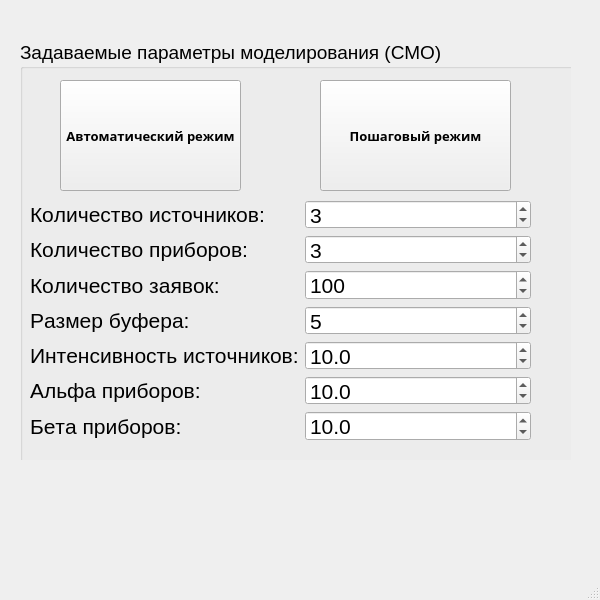
<?xml version="1.0" encoding="UTF-8"?>
<ui version="4.0">
 <class>MainWindow</class>
 <widget class="QMainWindow" name="MainWindow">
  <property name="windowModality">
   <enum>Qt::NonModal</enum>
  </property>
  <property name="geometry">
   <rect>
    <x>0</x>
    <y>0</y>
    <width>600</width>
    <height>600</height>
   </rect>
  </property>
  <property name="minimumSize">
   <size>
    <width>600</width>
    <height>600</height>
   </size>
  </property>
  <property name="maximumSize">
   <size>
    <width>600</width>
    <height>537</height>
   </size>
  </property>
  <property name="windowTitle">
   <string>MainWindow</string>
  </property>
  <property name="autoFillBackground">
   <bool>false</bool>
  </property>
  <property name="toolButtonStyle">
   <enum>Qt::ToolButtonFollowStyle</enum>
  </property>
  <property name="documentMode">
   <bool>false</bool>
  </property>
  <widget class="QWidget" name="centralwidget">
   <widget class="QSplitter" name="splitter">
    <property name="geometry">
     <rect>
      <x>20</x>
      <y>40</y>
      <width>551</width>
      <height>420</height>
     </rect>
    </property>
    <property name="minimumSize">
     <size>
      <width>0</width>
      <height>420</height>
     </size>
    </property>
    <property name="orientation">
     <enum>Qt::Vertical</enum>
    </property>
    <widget class="QGroupBox" name="groupBox">
     <property name="enabled">
      <bool>true</bool>
     </property>
     <property name="sizePolicy">
      <sizepolicy hsizetype="Maximum" vsizetype="Maximum">
       <horstretch>0</horstretch>
       <verstretch>0</verstretch>
      </sizepolicy>
     </property>
     <property name="minimumSize">
      <size>
       <width>600</width>
       <height>600</height>
      </size>
     </property>
     <property name="maximumSize">
      <size>
       <width>16777215</width>
       <height>360</height>
      </size>
     </property>
     <property name="font">
      <font>
       <family>Arial</family>
       <pointsize>14</pointsize>
      </font>
     </property>
     <property name="title">
      <string>Задаваемые параметры моделирования (СМО)</string>
     </property>
     <widget class="QWidget" name="layoutWidget">
      <property name="geometry">
       <rect>
        <x>10</x>
        <y>160</y>
        <width>501</width>
        <height>241</height>
       </rect>
      </property>
      <layout class="QFormLayout" name="formLayout">
       <item row="0" column="0">
        <widget class="QLabel" name="lbl_COSources">
         <property name="font">
          <font>
           <family>Arial</family>
           <pointsize>16</pointsize>
           <weight>50</weight>
           <italic>false</italic>
           <bold>false</bold>
           <underline>false</underline>
           <stylestrategy>PreferAntialias</stylestrategy>
           <kerning>false</kerning>
          </font>
         </property>
         <property name="styleSheet">
          <string notr="true"/>
         </property>
         <property name="text">
          <string>Количество источников:</string>
         </property>
        </widget>
       </item>
       <item row="0" column="1">
        <widget class="QSpinBox" name="spin_COSources">
         <property name="font">
          <font>
           <family>Arial</family>
           <pointsize>16</pointsize>
           <weight>50</weight>
           <bold>false</bold>
           <stylestrategy>PreferDefault</stylestrategy>
          </font>
         </property>
         <property name="styleSheet">
          <string notr="true"/>
         </property>
         <property name="buttonSymbols">
          <enum>QAbstractSpinBox::UpDownArrows</enum>
         </property>
         <property name="accelerated">
          <bool>false</bool>
         </property>
         <property name="showGroupSeparator" stdset="0">
          <bool>false</bool>
         </property>
         <property name="minimum">
          <number>1</number>
         </property>
         <property name="value">
          <number>3</number>
         </property>
        </widget>
       </item>
       <item row="1" column="0">
        <widget class="QLabel" name="lbl_CODevice">
         <property name="font">
          <font>
           <family>Arial</family>
           <pointsize>16</pointsize>
           <weight>50</weight>
           <italic>false</italic>
           <bold>false</bold>
           <underline>false</underline>
           <stylestrategy>PreferAntialias</stylestrategy>
           <kerning>false</kerning>
          </font>
         </property>
         <property name="styleSheet">
          <string notr="true"/>
         </property>
         <property name="text">
          <string>Количество приборов:</string>
         </property>
        </widget>
       </item>
       <item row="1" column="1">
        <widget class="QSpinBox" name="spin_CODevice">
         <property name="font">
          <font>
           <family>Arial</family>
           <pointsize>16</pointsize>
           <weight>50</weight>
           <bold>false</bold>
          </font>
         </property>
         <property name="styleSheet">
          <string notr="true"/>
         </property>
         <property name="minimum">
          <number>1</number>
         </property>
         <property name="value">
          <number>3</number>
         </property>
        </widget>
       </item>
       <item row="2" column="0">
        <widget class="QLabel" name="lbl_CORequests">
         <property name="font">
          <font>
           <family>Arial</family>
           <pointsize>16</pointsize>
           <weight>50</weight>
           <italic>false</italic>
           <bold>false</bold>
           <underline>false</underline>
           <stylestrategy>PreferAntialias</stylestrategy>
           <kerning>false</kerning>
          </font>
         </property>
         <property name="styleSheet">
          <string notr="true"/>
         </property>
         <property name="text">
          <string>Количество заявок:</string>
         </property>
        </widget>
       </item>
       <item row="2" column="1">
        <widget class="QSpinBox" name="spin_CORequests">
         <property name="font">
          <font>
           <family>Arial</family>
           <pointsize>16</pointsize>
           <weight>50</weight>
           <bold>false</bold>
          </font>
         </property>
         <property name="styleSheet">
          <string notr="true"/>
         </property>
         <property name="minimum">
          <number>1</number>
         </property>
         <property name="maximum">
          <number>1000000</number>
         </property>
         <property name="value">
          <number>100</number>
         </property>
        </widget>
       </item>
       <item row="3" column="0">
        <widget class="QLabel" name="lbl_BSize">
         <property name="font">
          <font>
           <family>Arial</family>
           <pointsize>16</pointsize>
           <weight>50</weight>
           <italic>false</italic>
           <bold>false</bold>
           <underline>false</underline>
           <stylestrategy>PreferAntialias</stylestrategy>
           <kerning>false</kerning>
          </font>
         </property>
         <property name="styleSheet">
          <string notr="true"/>
         </property>
         <property name="text">
          <string>Размер буфера:</string>
         </property>
        </widget>
       </item>
       <item row="3" column="1">
        <widget class="QSpinBox" name="spin_BSize">
         <property name="font">
          <font>
           <family>Arial</family>
           <pointsize>16</pointsize>
           <weight>50</weight>
           <bold>false</bold>
          </font>
         </property>
         <property name="styleSheet">
          <string notr="true"/>
         </property>
         <property name="minimum">
          <number>1</number>
         </property>
         <property name="value">
          <number>5</number>
         </property>
        </widget>
       </item>
       <item row="4" column="0">
        <widget class="QLabel" name="lbl_lam_source">
         <property name="font">
          <font>
           <family>Arial</family>
           <pointsize>16</pointsize>
           <weight>50</weight>
           <italic>false</italic>
           <bold>false</bold>
           <underline>false</underline>
           <stylestrategy>PreferAntialias</stylestrategy>
           <kerning>false</kerning>
          </font>
         </property>
         <property name="styleSheet">
          <string notr="true"/>
         </property>
         <property name="text">
          <string>Интенсивность источников:</string>
         </property>
        </widget>
       </item>
       <item row="4" column="1">
        <widget class="QDoubleSpinBox" name="spin_lam_source">
         <property name="font">
          <font>
           <family>Arial</family>
           <pointsize>16</pointsize>
           <weight>50</weight>
           <bold>false</bold>
          </font>
         </property>
         <property name="styleSheet">
          <string notr="true"/>
         </property>
         <property name="decimals">
          <number>1</number>
         </property>
         <property name="singleStep">
          <double>0.100000000000000</double>
         </property>
         <property name="stepType">
          <enum>QAbstractSpinBox::DefaultStepType</enum>
         </property>
         <property name="value">
          <double>10.000000000000000</double>
         </property>
        </widget>
       </item>
       <item row="5" column="0">
        <widget class="QLabel" name="lbl_alpha_device">
         <property name="font">
          <font>
           <family>Arial</family>
           <pointsize>16</pointsize>
           <weight>50</weight>
           <italic>false</italic>
           <bold>false</bold>
           <underline>false</underline>
           <stylestrategy>PreferAntialias</stylestrategy>
           <kerning>false</kerning>
          </font>
         </property>
         <property name="styleSheet">
          <string notr="true"/>
         </property>
         <property name="text">
          <string>Альфа приборов:</string>
         </property>
        </widget>
       </item>
       <item row="5" column="1">
        <widget class="QDoubleSpinBox" name="spin_alpha_device">
         <property name="font">
          <font>
           <family>Arial</family>
           <pointsize>16</pointsize>
           <weight>50</weight>
           <bold>false</bold>
          </font>
         </property>
         <property name="styleSheet">
          <string notr="true"/>
         </property>
         <property name="decimals">
          <number>1</number>
         </property>
         <property name="singleStep">
          <double>0.100000000000000</double>
         </property>
         <property name="stepType">
          <enum>QAbstractSpinBox::DefaultStepType</enum>
         </property>
         <property name="value">
          <double>10.000000000000000</double>
         </property>
        </widget>
       </item>
       <item row="6" column="1">
        <widget class="QDoubleSpinBox" name="spin_beta_device">
         <property name="font">
          <font>
           <family>Arial</family>
           <pointsize>16</pointsize>
           <weight>50</weight>
           <bold>false</bold>
          </font>
         </property>
         <property name="styleSheet">
          <string notr="true"/>
         </property>
         <property name="decimals">
          <number>1</number>
         </property>
         <property name="singleStep">
          <double>0.100000000000000</double>
         </property>
         <property name="stepType">
          <enum>QAbstractSpinBox::DefaultStepType</enum>
         </property>
         <property name="value">
          <double>10.000000000000000</double>
         </property>
        </widget>
       </item>
       <item row="6" column="0">
        <widget class="QLabel" name="lbl_beta_device">
         <property name="font">
          <font>
           <family>Arial</family>
           <pointsize>16</pointsize>
           <weight>50</weight>
           <italic>false</italic>
           <bold>false</bold>
           <underline>false</underline>
           <stylestrategy>PreferAntialias</stylestrategy>
           <kerning>false</kerning>
          </font>
         </property>
         <property name="styleSheet">
          <string notr="true"/>
         </property>
         <property name="text">
          <string>Бета приборов:</string>
         </property>
        </widget>
       </item>
      </layout>
     </widget>
     <widget class="QPushButton" name="btn_StepMode">
      <property name="geometry">
       <rect>
        <x>300</x>
        <y>40</y>
        <width>191</width>
        <height>111</height>
       </rect>
      </property>
      <property name="font">
       <font>
        <family>Tw Cen MT</family>
        <pointsize>10</pointsize>
        <weight>75</weight>
        <italic>false</italic>
        <bold>true</bold>
       </font>
      </property>
      <property name="styleSheet">
       <string notr="true"/>
      </property>
      <property name="text">
       <string>Пошаговый режим</string>
      </property>
     </widget>
     <widget class="QPushButton" name="btn_AutoMode">
      <property name="geometry">
       <rect>
        <x>40</x>
        <y>40</y>
        <width>181</width>
        <height>111</height>
       </rect>
      </property>
      <property name="font">
       <font>
        <family>Tw Cen MT</family>
        <pointsize>10</pointsize>
        <weight>75</weight>
        <italic>false</italic>
        <bold>true</bold>
       </font>
      </property>
      <property name="autoFillBackground">
       <bool>false</bool>
      </property>
      <property name="styleSheet">
       <string notr="true"/>
      </property>
      <property name="text">
       <string>Автоматический режим</string>
      </property>
      <property name="autoDefault">
       <bool>false</bool>
      </property>
      <property name="default">
       <bool>false</bool>
      </property>
      <property name="flat">
       <bool>false</bool>
      </property>
     </widget>
    </widget>
   </widget>
  </widget>
  <widget class="QMenuBar" name="menubar">
   <property name="geometry">
    <rect>
     <x>0</x>
     <y>0</y>
     <width>600</width>
     <height>21</height>
    </rect>
   </property>
  </widget>
  <widget class="QStatusBar" name="statusbar"/>
 </widget>
 <resources/>
 <connections/>
</ui>
